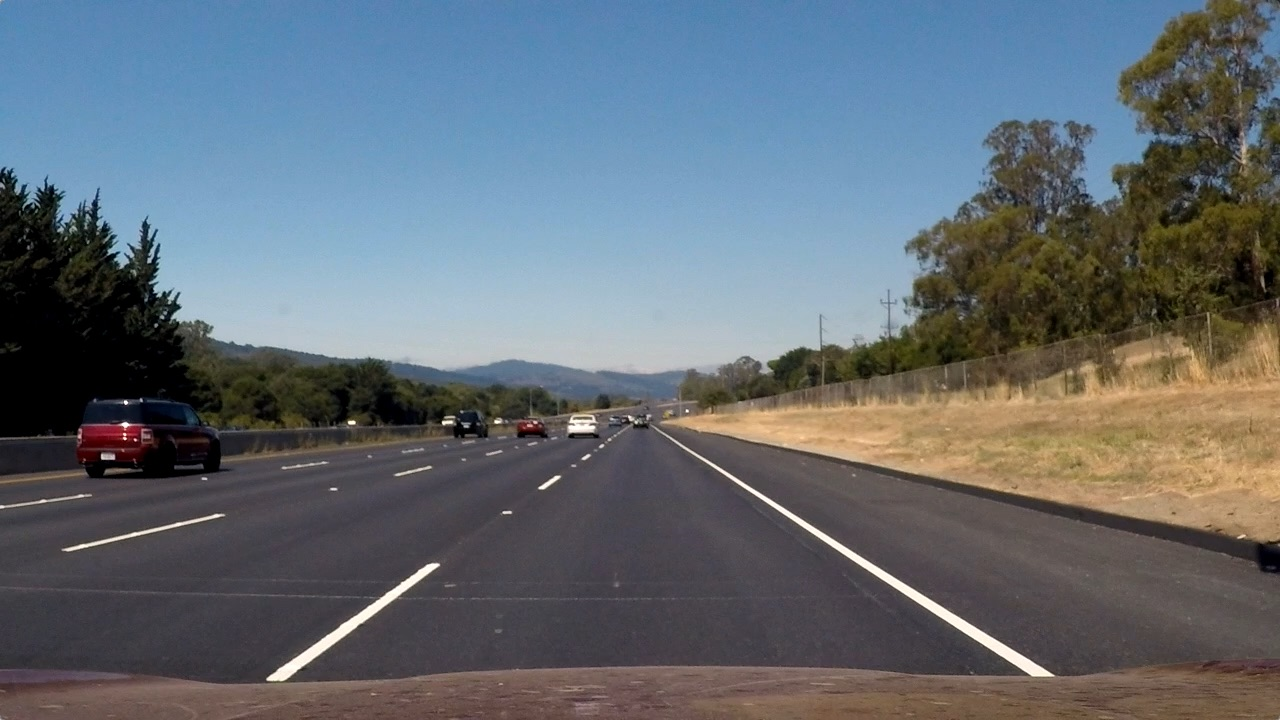
#> input picture test_images/straight_lines2.jpg, 1280 x 720 px
$ python test_1.py
#> lines starting #> are read from the running program, lines starting #| are printed output that depends on the picture; after the words box and inside, x2 and y2 are one past the last pixel; in counts of white or black regions, pixels touching at a corner belong together
#!/usr/bin/python

import numpy as np
import matplotlib.pyplot as plt
import matplotlib.image as mpimg
import cv2

image = mpimg.imread('test_images/straight_lines2.jpg')
#> image is the input picture: shape (720, 1280, 3); mean R, G, B 99.4, 107.7, 115.1
print('This image is: ',type(image), 'with dimensions:', image.shape)
#| This image is:  <class 'numpy.ndarray'> with dimensions: (720, 1280, 3)

# Grab the x and y size and make a copy of the image
ysize = image.shape[0]
xsize = image.shape[1]
# Note: always make a copy rather than simply using "="
color_select = np.copy(image)

# Define our color selection criteria
# Note: if you run this code, you'll find these are not sensible values!!
# But you'll get a chance to play with them soon in a quiz
red_threshold = 80
green_threshold = 80
blue_threshold = 200
rgb_threshold = [red_threshold, green_threshold, blue_threshold]

# Identify pixels below the threshold
thresholds = (image[:,:,0] < rgb_threshold[0]) \
            | (image[:,:,1] < rgb_threshold[1]) \
            | (image[:,:,2] < rgb_threshold[2])
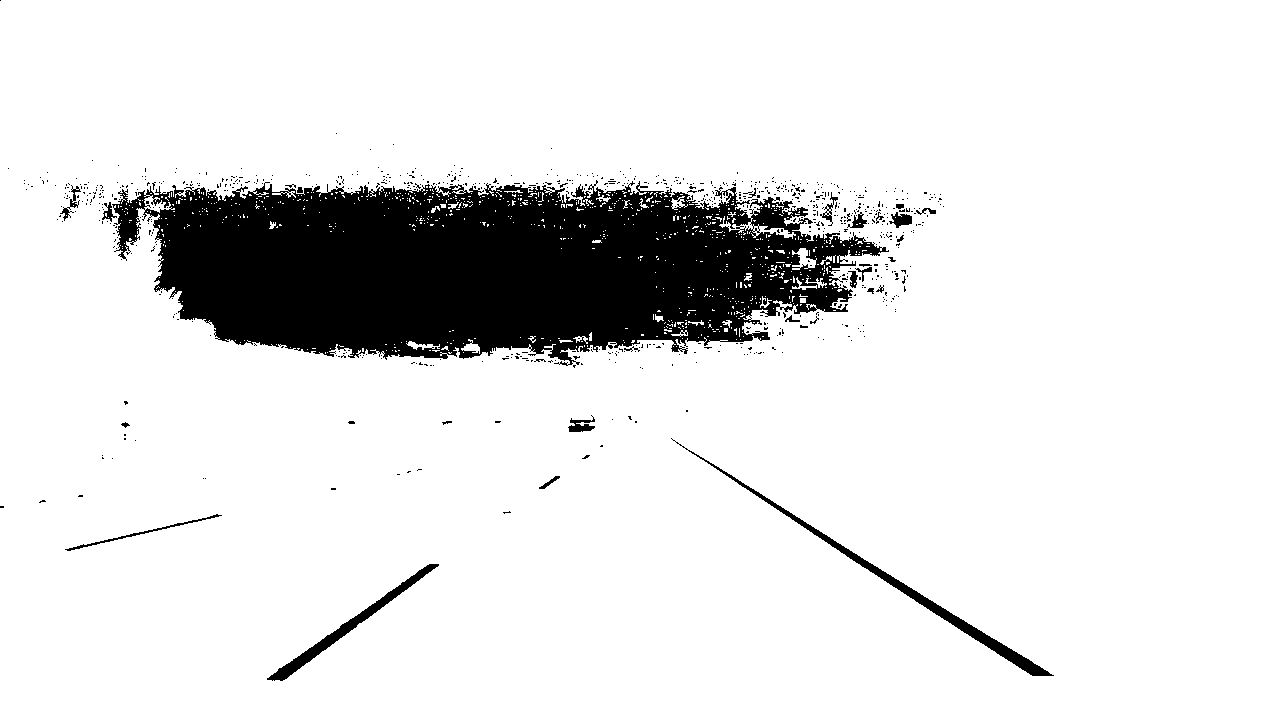
#> thresholds: shape (720, 1280) bool; 88.6% white; 758 black regions (729 under 20 px), largest, box (x1, y1, x2, y2) and area: (112, 180, 889, 366) 96550, (671, 438, 1054, 676) 2901, (267, 564, 439, 681) 1805
color_select[thresholds] = [0,0,0]
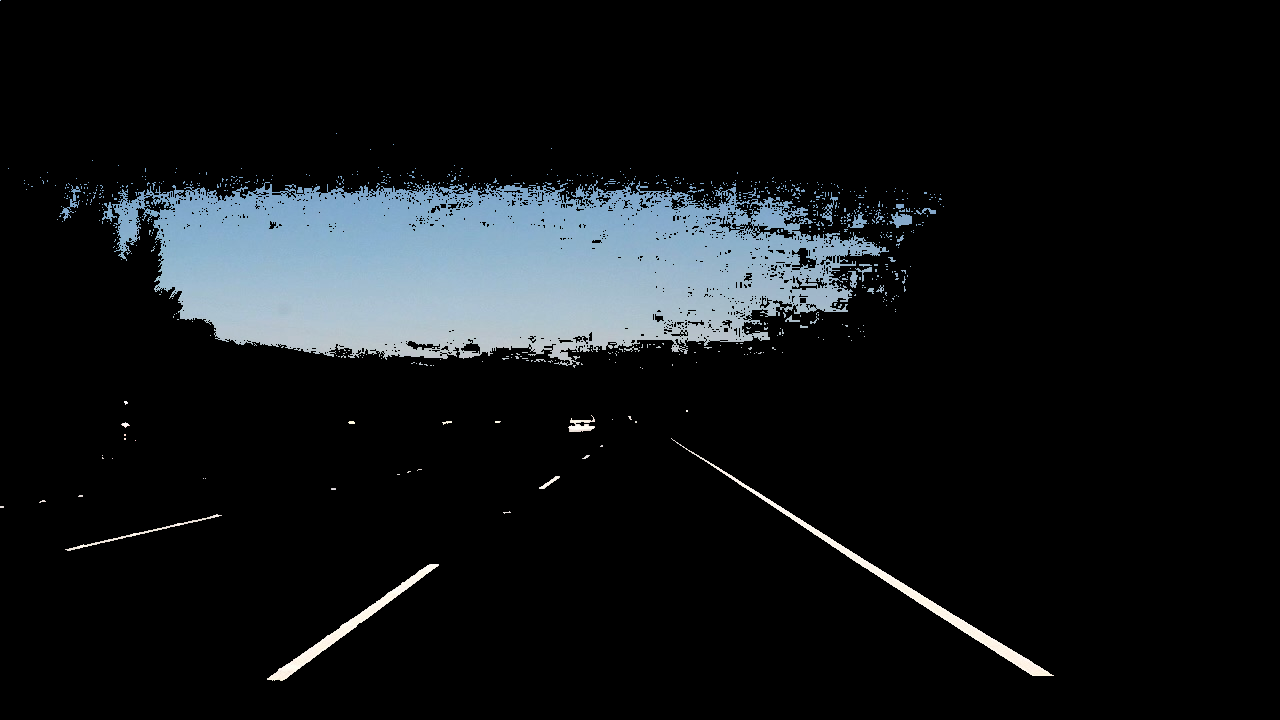
#> color_select: shape (720, 1280, 3); mean R, G, B 18.1, 21.3, 23.5

# Display the image
plt.imshow(color_select)
plt.show()

$ run again, with test_images/straight_lines1.jpg copied over test_images/straight_lines2.jpg
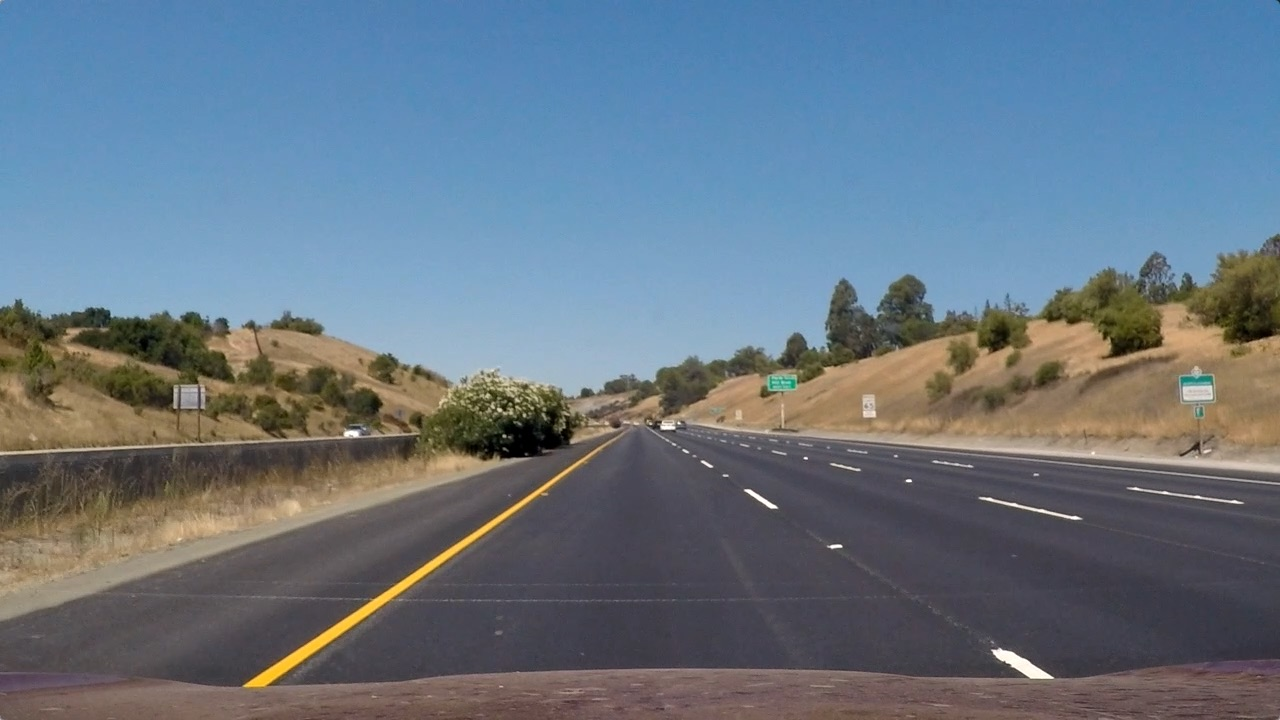
#> input picture test_images/straight_lines1.jpg, 1280 x 720 px
#> image is the input picture: shape (720, 1280, 3); mean R, G, B 103.2, 117.7, 131.2
#| This image is:  <class 'numpy.ndarray'> with dimensions: (720, 1280, 3)
#> `thresholds = (image[:,:,0] < rgb_threshold[0]) \ | (image[:,:,1] < rgb..`:
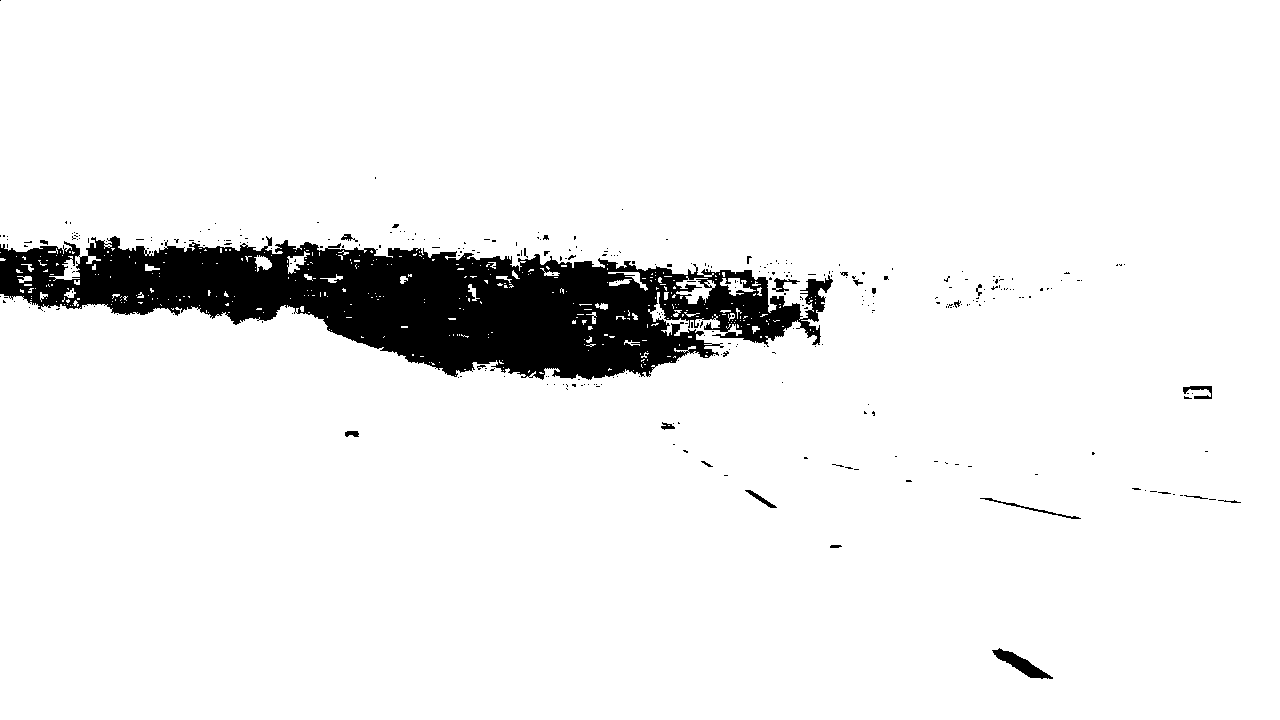
#> thresholds: shape (720, 1280) bool; 93.1% white; 323 black regions (300 under 20 px), largest, box (x1, y1, x2, y2) and area: (0, 236, 833, 380) 61026, (992, 648, 1053, 679) 631, (980, 498, 1081, 519) 202
#> `color_select[thresholds] = [0,0,0]`:
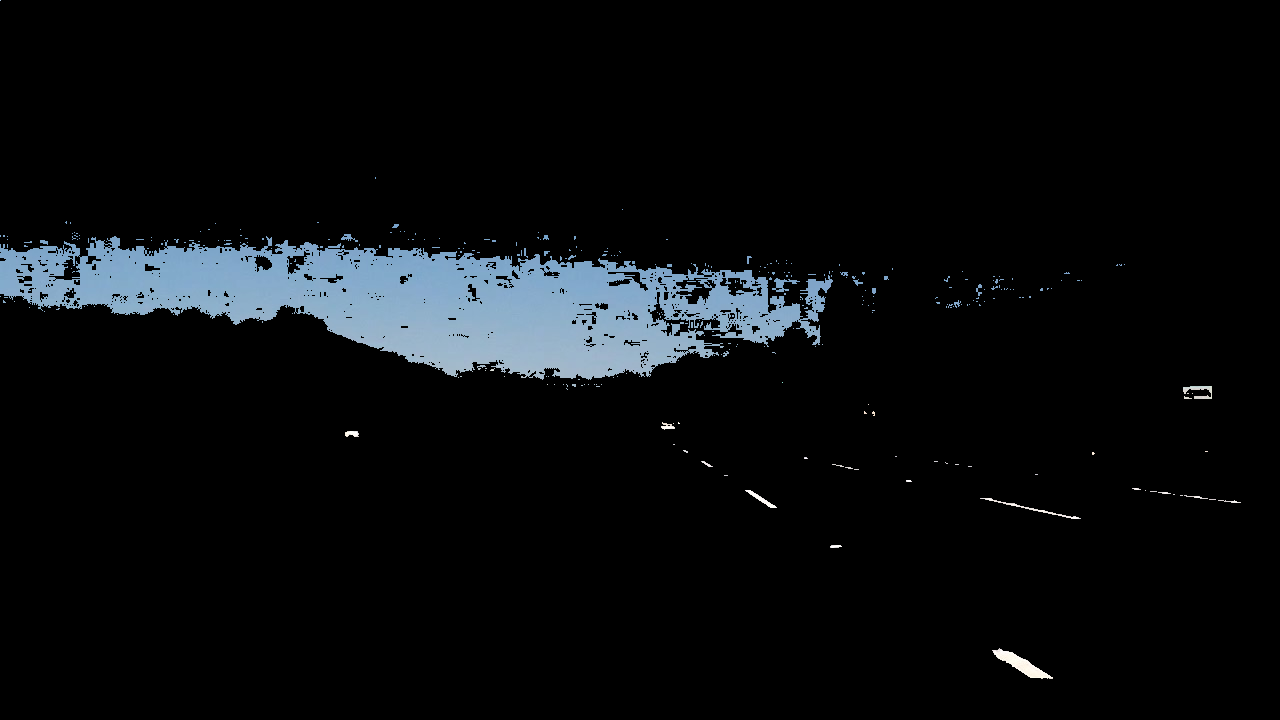
#> color_select: shape (720, 1280, 3); mean R, G, B 9.8, 12.1, 14.1

$ run again, with test_images/test1.jpg copied over test_images/straight_lines2.jpg
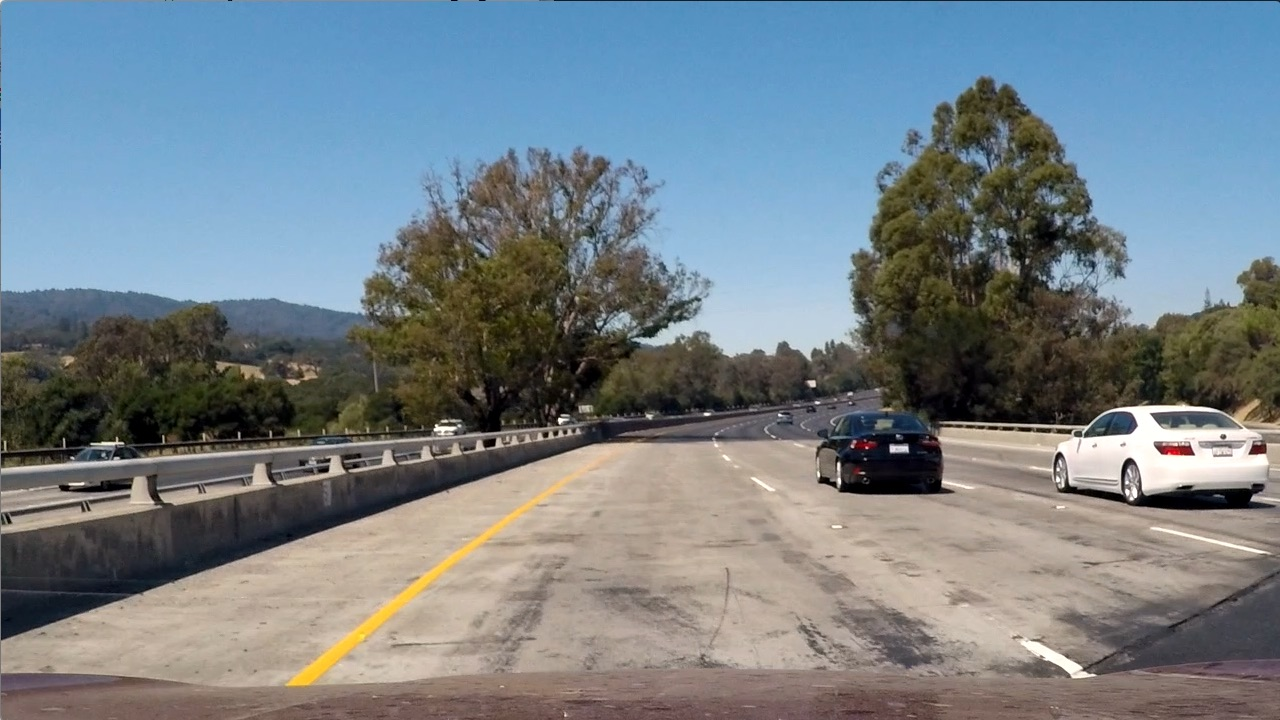
#> input picture test_images/test1.jpg, 1280 x 720 px
#> image is the input picture: shape (720, 1280, 3); mean R, G, B 117.5, 128.7, 135.5
#| This image is:  <class 'numpy.ndarray'> with dimensions: (720, 1280, 3)
#> `thresholds = (image[:,:,0] < rgb_threshold[0]) \ | (image[:,:,1] < rgb..`:
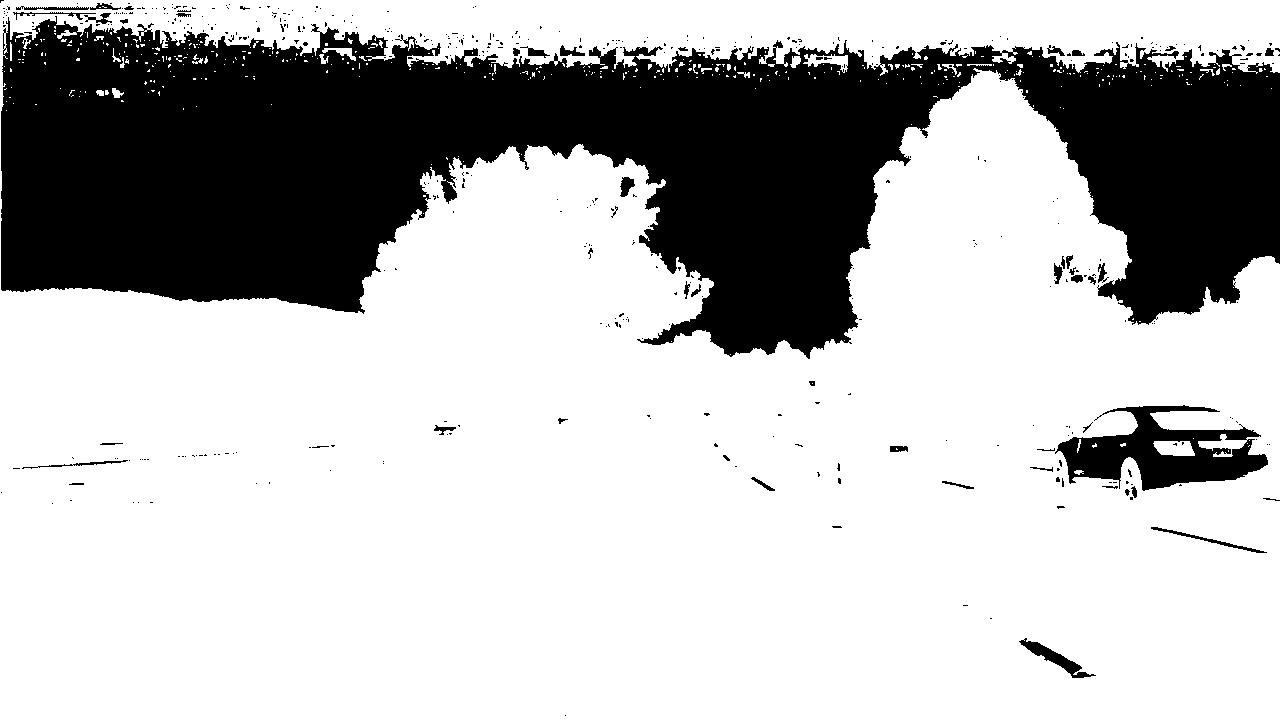
#> thresholds: shape (720, 1280) bool; 72.3% white; 455 black regions (405 under 20 px), largest, box (x1, y1, x2, y2) and area: (1, 16, 1280, 359) 241175, (1055, 405, 1268, 491) 8794, (1019, 638, 1096, 678) 737
#> `color_select[thresholds] = [0,0,0]`:
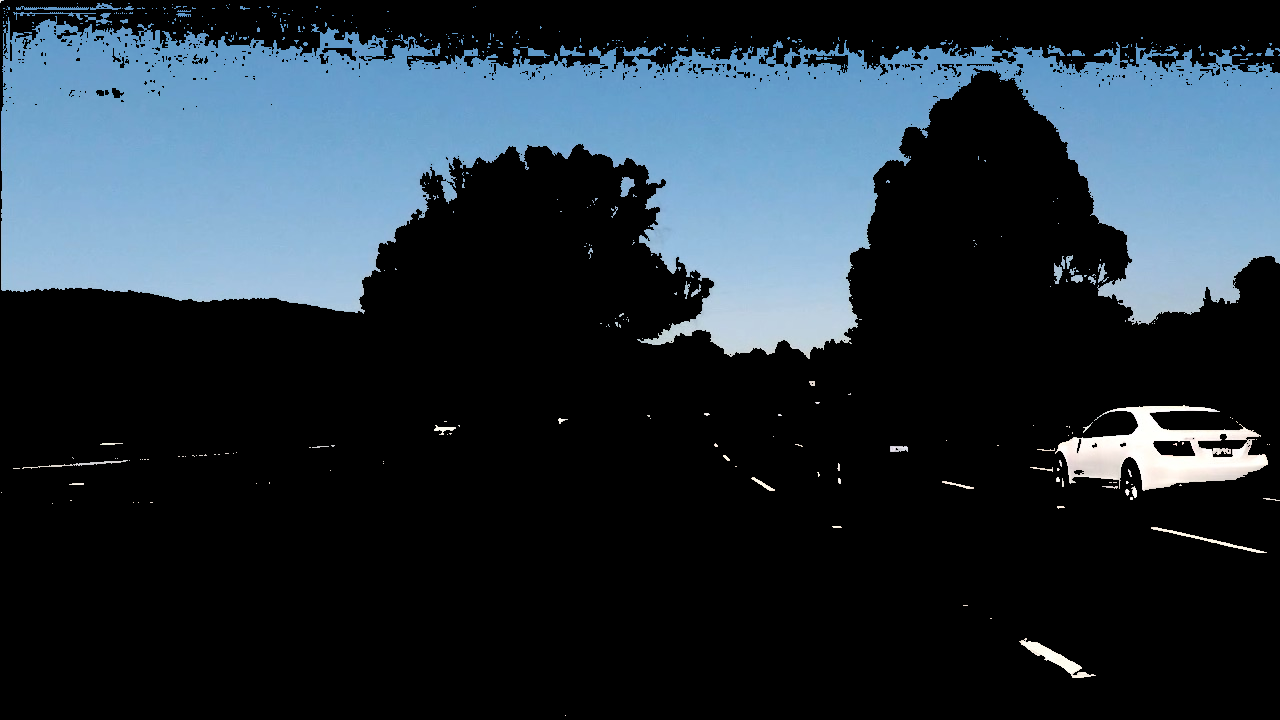
#> color_select: shape (720, 1280, 3); mean R, G, B 36.3, 48.6, 58.5
